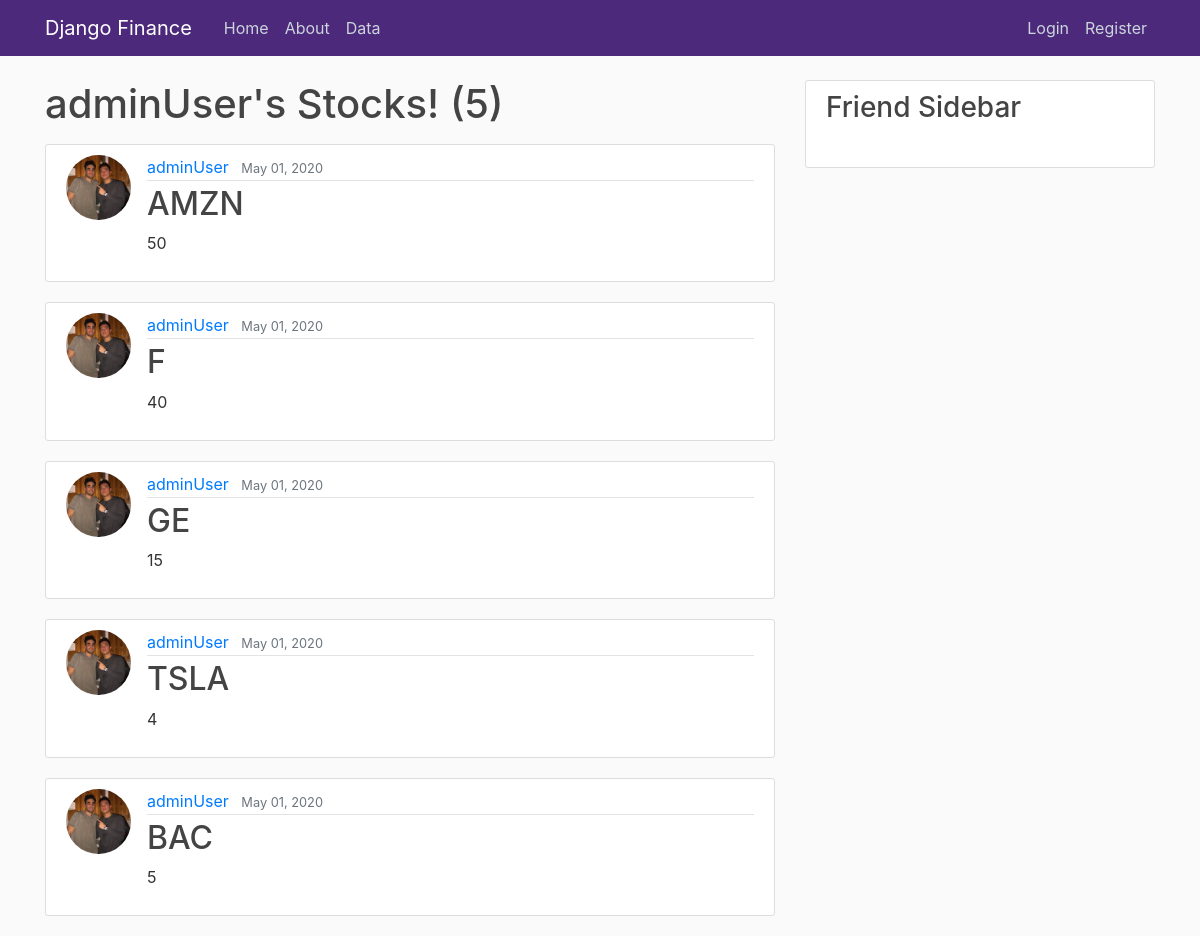
Screenshot of /data/user/adminUser with the database file from the repository.
### data/models.py (models this page shows, shortened)
class Stock(models.Model):
    ticker = models.CharField(max_length=10)
    amount = models.IntegerField()
    date_entered = models.DateTimeField(default=timezone.now)
    owner = models.ForeignKey(User, on_delete = models.CASCADE)

### users/models.py (models this page shows, shortened)
class Profile(models.Model):
    user = models.OneToOneField(User, on_delete=models.CASCADE)
    image = models.ImageField(default='default.jpg', upload_to='profile_pics')

### data/views.py (the view, shortened to what this page needs)
# urls.py: path('user/<str:username>', UserStockListView.as_view(), name='user-stocks'),
class UserStockListView(ListView):
    model = Stock
    template_name = 'data/user_stocks.html'
    context_object_name = 'stocks'
    paginate_by = 5
    def get_queryset(self):
        user = get_object_or_404(User, username=self.kwargs.get('username'))
        return Stock.objects.filter(owner=user).order_by('-date_entered')

### data/templates/data/user_stocks.html (shortened to what this page needs)
{% extends "blog/base.html" %}
{% block content %}
    <h1 class="mb-3">{{ view.kwargs.username }}'s Stocks! ({{ page_obj.paginator.count }})</h1>
    {% for stock in stocks %}
    <article class="media content-section">
        <img class="rounded-circle article-img" src="{{ stock.owner.profile.image.url }}">
        <div class="media-body">
          <div class="article-metadata">
            <a class="mr-2" href="{% url 'user-stocks' stock.owner.username %}">{{ stock.owner }}</a>
            <small class="text-muted">{{ stock.date_entered|date:"F d, Y" }}</small>
          </div>
          <h2><a class="article-title" href="{% url 'stock-detail' stock.id %}">{{ stock.ticker }}</a></h2>
          <p class="article-content">{{ stock.amount }}</p>
        </div>
      </article>
    {% endfor %}
{% endblock content %}

### blog/static/blog/main.css (style rules this page uses)
body { background: #fafafa; color: #333333; margin-top: 5rem; }
h1, h2, h3, h4, h5, h6 { color: #444444; }
.content-section { background: #ffffff; padding: 10px 20px; border: 1px solid #dddddd; border-radius: 3px; margin-bottom: 20px; }
.article-title { color: #444444; }
.article-content { white-space: pre-line; }
.article-img { height: 65px; width: 65px; margin-right: 16px; }
.article-metadata { padding-bottom: 1px; margin-bottom: 4px; border-bottom: 1px solid #e3e3e3 }

### rows the page displays
Stock: owner.profile.image (picture), owner "adminUser", date_entered "May 01, 2020", ticker "AMZN", amount "50"
Stock: owner.profile.image (picture), owner "adminUser", date_entered "May 01, 2020", ticker "F", amount "40"
Stock: owner.profile.image (picture), owner "adminUser", date_entered "May 01, 2020", ticker "GE", amount "15"
Stock: owner.profile.image (picture), owner "adminUser", date_entered "May 01, 2020", ticker "TSLA", amount "4"
Stock: owner.profile.image (picture), owner "adminUser", date_entered "May 01, 2020", ticker "BAC", amount "5"

### other values shown
{{ view.kwargs.username }} "adminUser"
{{ page_obj.paginator.count }} "5"
